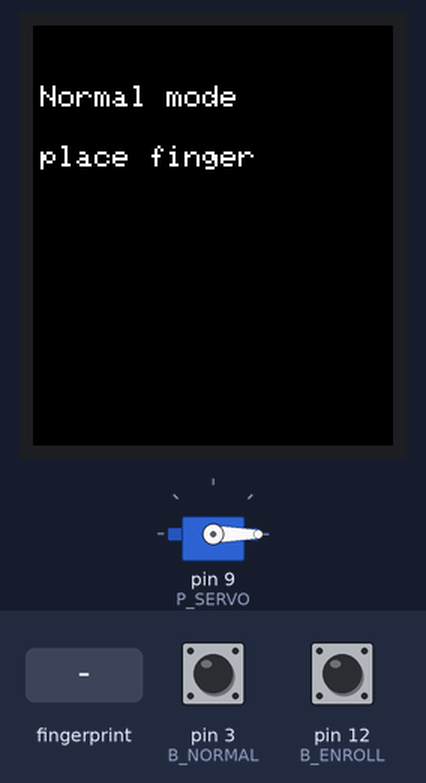
The sketch below on a simulated Arduino Uno, built with avr-gcc and run on an emulated ATmega328P. On the bench: 240×280 colour display, servo. Inputs (shaded band) come from the test bench; at power-on: pin 12 (B_ENROLL) HIGH, pin 3 (B_NORMAL) HIGH. What the sketch prints to the serial monitor is not drawn.

Above: at 1.93 s.
2.4 s: finger stored as number 1 placed on the sensor
At 3.7 s:
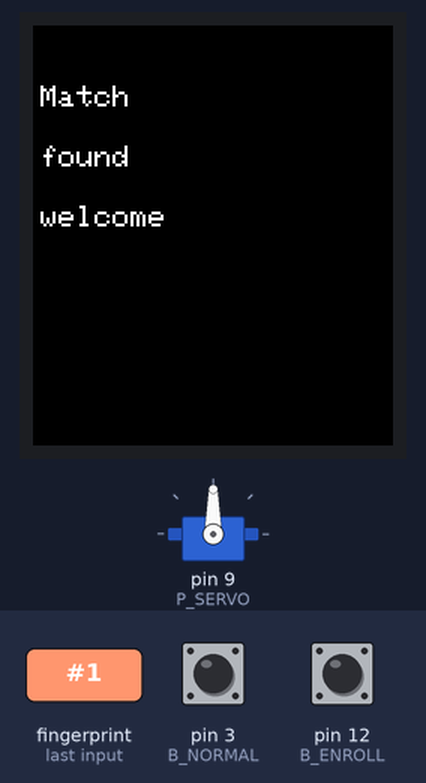
5.3 s: pin 12 (B_ENROLL) pulled LOW for 3.2 s
At 7.9 s:
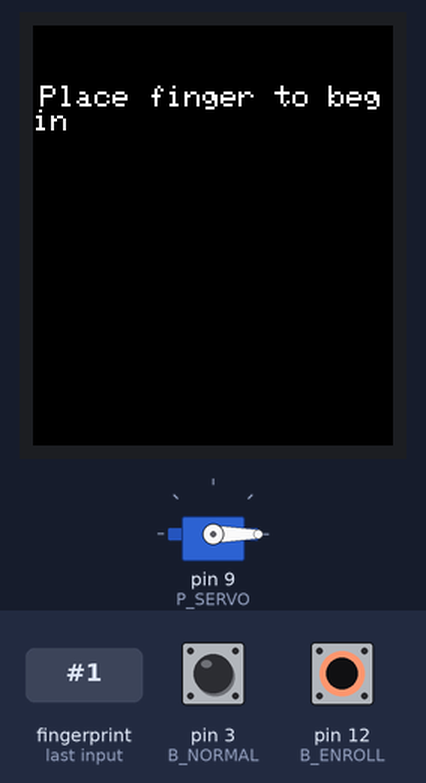
10.0 s: pin 3 (B_NORMAL) pulled LOW for 1 s
At 10.9 s:
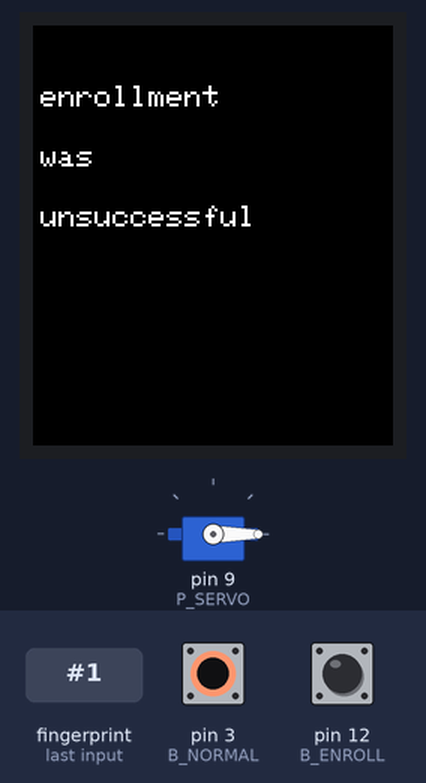
Timing chart, 0 to 18.7 s (numbered marks = the images above; inputs shaded):
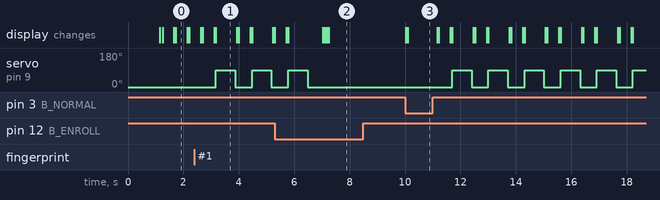

The sketch:

main.ino
```cpp
#include <Adafruit_Fingerprint.h>
#include <SoftwareSerial.h>

#include <Adafruit_GFX.h>
#include <Adafruit_ST7789.h>
#include <SPI.h>
#include <Servo.h>

// LCD screen pins
#define screen_CS    10
#define screen_DC     2
#define screen_RST    4
#define screen_BL     5

Adafruit_ST7789 screen = Adafruit_ST7789(screen_CS, screen_DC, screen_RST);
//SRCS
//https://forums.adafruit.com/viewtopic.php?t=172241
//waveshare LCD modules 1.69 inch example code
//AS608 example code

int button_presses = 0;
int failed_attempts = 0;


unsigned long time_since_lastunlock = 0;


SoftwareSerial fingerSerial(6, 7); // RX = RD , TX = TD <----- source of many issues
Adafruit_Fingerprint finger = Adafruit_Fingerprint(&fingerSerial);

Servo doorServo;

const int P_SERVO = 9;
const int OPEN_POSITION = 90;
const int CLOSED_POSITION = 0;
const unsigned long AUTO_CLOSE_TIME = 700;

const int B_ENROLL = 12;
const int B_NORMAL = 3;

// States
enum Mode { NORMAL, ENROLL };
Mode currentMode = NORMAL;


//Class 0 normal behavior
//Class 1 suspicious
//Class 2 bad


//Functions to log features for ML classification
/*
1. Log button presses  +++ reasoning - tampering , fraud
2. Log time since unlock  +++ reasoning - tampering , fraud
3. Log successful unlock , reset failed attempts and time since unlock  , +++ reasoning - tampering , fraud  security metrics , door should not be open for too long
  3 features -- failed attempts ,  button presses, time since unlock
*/
/*
Data from offline logistic regression classifier training

Weights ->>>  [[1.751 1.132 0.005]]
B = Bias ->>>>  [-7.898]
z = B + W1X1 + W2X2 + W3X3

sigmoid func =  1/(1 + e^-z)
*/
bool validate_data(float x1, float x2, float x3){


    float bias = -7.898;
    float w1 = 1.751;
    float w2 = 1.132;
    float w3 = 0.005;


    float z = bias + w1 * x1 + w2*x2 + w3 * x3;


    float logi = 1.0 / (1.0  + (exp(-(double)z)));

    return (logi >= 1.0); //Returns true if fail
}

void increment_button_presses(){
button_presses++;
}

// LCD and serial printing
void showStatus(const char *line1,
                const char *line2 = "",
                const char *line3 = "") {
  // Print to serial
  Serial.println(F("---- STATUS ----"));
  Serial.println(line1);
  if (line2[0] != '\0') Serial.println(line2); // Handling empty lines
  if (line3[0] != '\0') Serial.println(line3);
  Serial.println(F("----------------"));

  // LCD
  screen.fillScreen(ST77XX_BLACK); // black bck
  screen.setTextColor(ST77XX_WHITE);
  screen.setTextSize(2);

  screen.setCursor(5, 40); // upper left corner
  screen.print(line1);
  //screen length in thirds, 40px margin
  if (line2[0] != '\0') {
    screen.setCursor(5, 80);
    screen.print(line2);
  }
  if (line3[0] != '\0') {
    screen.setCursor(5, 120);
    screen.print(line3);
  }

  return;
}

void setup() {


  Serial.begin(9600); //Standard baud rate
  finger.begin(57600); // Defined in the datasheet for the module firmware ++ will not work o/w

//Make sure the fingerprint sensor is working
  if (!finger.verifyPassword()) { // Checks the default password and returns true , letting us know the sensor is wired correctly

    Serial.println("Fingerprint sensor not found!");
    while (1);
  }


   screen.init(240, 280);   // IMPORTANT init the screen

  doorServo.attach(P_SERVO);
  doorServo.write(CLOSED_POSITION);
  ///Setup buttons
  pinMode(B_ENROLL, INPUT_PULLUP);
  pinMode(B_NORMAL, INPUT_PULLUP);

  Serial.println("System ready (NORMAL MODE)");


}


/*
 MAIN

*/
void loop() {


  /* //************
    CHECK FOR INPUT
   */ //************
  HandleButtons();

  if (currentMode == ENROLL) {
    showStatus("Starting","enrollment", "mode");
    performEnrollment();
    delay(500);
  } else {

        showStatus("Normal mode ","place finger", "");
    // NORMAL MODE: Scan to unlock
    int id = getFingerprintID();


    if (id >= 0) {

          //Run through logistic regression
    bool t =  validate_data(failed_attempts, button_presses, time_since_lastunlock);

    Serial.print("attempts: ");
    Serial.println(failed_attempts);

    Serial.print("btn presses: ");
    Serial.println(button_presses);

    Serial.print("time since: ");
    Serial.println(time_since_lastunlock);


    if(t){
      Serial.println("not suspicious");
    }else{
   Serial.println(" suspicious");
    }

     showStatus("Match", "found", "welcome");
      //TODO output to LCD that we have found a match
      Serial.println(id);
      unlockDoor();
    }
  }

  delay(50);
}

/*
checking button feedback
NOTE switch from high to low
++ added 10k resistors
*/

void HandleButtons() {
  if (digitalRead(B_ENROLL) == LOW) {
    Serial.println("Enroll button pressed → Entering ENROLL MODE");
    currentMode = ENROLL;
      increment_button_presses();
    delay(500);
  }

  if (digitalRead(B_NORMAL) == LOW) {
    Serial.println("Normal Mode button pressed → Returning to NORMAL MODE");
    currentMode = NORMAL;
      increment_button_presses();
    delay(500);
  }


}


/*
Enrollment handling
*/

void performEnrollment() {
  static bool started = false;

  if (!started) {
    Serial.println("=== ENROLL MODE ===");
    Serial.println("Place finger to enroll...");


    started = true;
  }

  int nextID = findNextEmptyID();
  if (nextID < 0) {
    Serial.println("Sensor full! Returning to NORMAL MODE.");
    currentMode = NORMAL;
    started = false;
    return;
  }

  if (enrollFingerprint(nextID)) {
    Serial.print("Enrollment successful! Stored at ID: ");
    showStatus("Enrollment  ", "successful", "!");
    Serial.println(nextID);
  } else {
    Serial.println("Enrollment failed.");
       showStatus("enrollment  ", "was", "unsuccessful");
  }


  started = false;
  currentMode = NORMAL;
}

// Finds next available slot (0–127 typically)
int findNextEmptyID() {
  for (int id = 1; id < 127; id++) {
    if (finger.loadModel(id) != FINGERPRINT_OK) {
      return id;
    }
  }
  return -1;
}

bool enrollFingerprint(int id) {
  int p;

  Serial.print("Waiting for finger for ID ");
  Serial.println(id);
      showStatus("Place finger to begin");
  // Scan finger 1st attempt
  while ((p = finger.getImage()) != FINGERPRINT_OK ){
    //Normal mode button interupt , this is so if we choose to stop enrollment at any time, we can
    if(digitalRead(B_NORMAL) == LOW){
      currentMode = NORMAL;
      return false;
    }
  };

  if (finger.image2Tz(1) != FINGERPRINT_OK) return false;
  Serial.println("First scan OK, remove finger...");

  delay(2000);

  // scan finger 2nd attempt
  Serial.println("Place same finger again...");
      showStatus("Place same finger again");
  while ((p = finger.getImage()) != FINGERPRINT_OK );


  //Flow according to documentation
  if (finger.image2Tz(2) != FINGERPRINT_OK) return false;
  //TODO Add debug message + on screen message

  if (finger.createModel() != FINGERPRINT_OK) return false;
  //TODO Add debug message + on screen message

  if (finger.storeModel(id) != FINGERPRINT_OK) return false;
  //TODO Add debug message + on screen message
      showStatus("Success");
  return true;
}


/*/
Display image  : we input a message and display it to the LCD screen
*/

/*
This function gets the finger image and returns an id if it was successful

IF there is no match or an error then we expect to return -1 indicating failure.

*/
int getFingerprintID() {

  finger.getImage();
  if (finger.image2Tz() != FINGERPRINT_OK) {
     failed_attempts++;
     return -1;
  }
  if (finger.fingerFastSearch() != FINGERPRINT_OK) {

     failed_attempts++;
     return -1;
  }
  return finger.fingerID;
}

void unlockDoor() {
  doorServo.write(OPEN_POSITION);
  Serial.println("Door OPEN");

  delay(AUTO_CLOSE_TIME);
  // Real time embedded systems stipulation
  //TODO ADD MSG on screen
  doorServo.write(CLOSED_POSITION);
  Serial.println("Door CLOSED");
  // o/w

  unsigned long validate_time = millis() - time_since_lastunlock; // How long has it been since last unlock


  //success

  //RESET on successful unlock
  button_presses = 0;
  failed_attempts = 0;
  time_since_lastunlock = 0;

}
```

Measured:
- after the input at 2.4 s, servo on pin 9 (P_SERVO): alternates 90° for 0.70 s and 0° for 0.60 s, starting after 0.77 s; the display: first differs from a run without the input after 0.77 s (image 1)
- after the input at 5.3 s, servo on pin 9 (P_SERVO): goes on until 6.5 s, then stays 0°
- after the input at 10.0 s, servo on pin 9 (P_SERVO): alternates 90° for 0.70 s and 0° for 0.60 s, starting after 1.7 s; the display: first changes at once (image 3 shows a later state)
- what the display in image 0 shows lasts 0.4 s, from 1.7 s to 2.1 s
- what the display in image 1 shows lasts 0.7 s, from 3.2 s to 3.9 s
